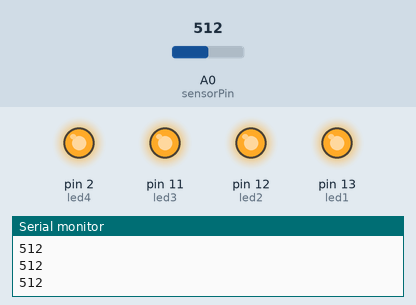
Simulated run of this sketch. Board: Arduino Uno, built with avr-gcc and run on an emulated ATmega328P. Parts: output pins drawn as LEDs (lit = HIGH), the last lines printed to the serial monitor. Inputs (shaded band) come from the test bench; at power-on: A0 (sensorPin) = 512.

Above: at 1.2 s.
1.3 s: A0 (sensorPin) set to 487
At 2.2 s:
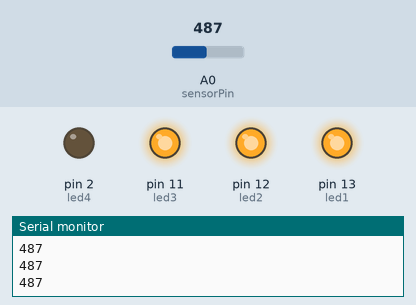
2.8 s: A0 (sensorPin) set to 412
4.3 s: A0 (sensorPin) set to 390
At 5.5 s:
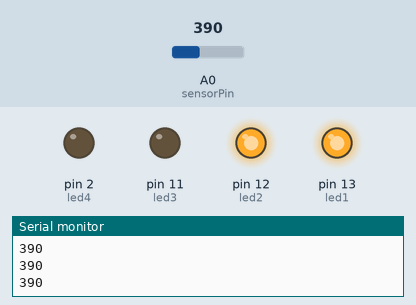
5.8 s: A0 (sensorPin) set to 310
7.3 s: A0 (sensorPin) set to 290
At 8.0 s:
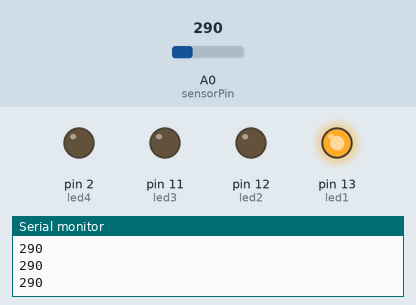
8.8 s: A0 (sensorPin) set to 306
At 9.2 s:
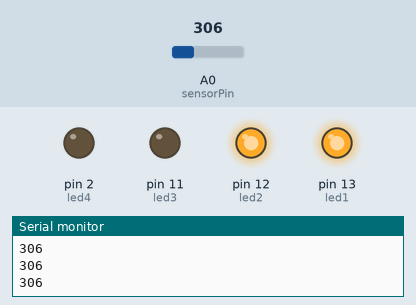
Timing chart, 0 to 11.3 s (numbered marks = the images above; inputs shaded):
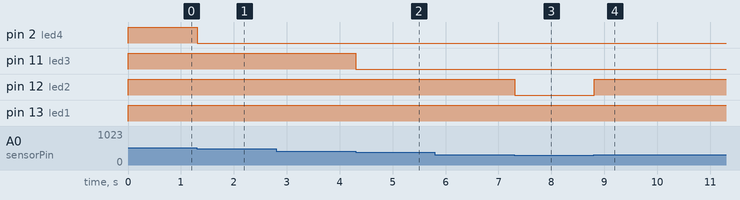

Measured:
- the behaviour switches between 501 and 500 on A0 (sensorPin) (found by bisection; images 0 and 1)
- the behaviour switches between 401 and 400 on A0 (sensorPin) (found by bisection; images 1 and 2)
- the behaviour switches between 301 and 300 on A0 (sensorPin) (found by bisection; images 2 and 3)
- after the input at 1.3 s, pin 2 (led4): HIGH → LOW at once
- after the input at 4.3 s, pin 11 (led3): HIGH → LOW at once
- after the input at 7.3 s, pin 12 (led2): HIGH → LOW at once
- after the input at 8.8 s, pin 12 (led2): LOW → HIGH at once

The sketch:

flex+led.ino
```cpp
// C++ code
//

int sensorPin = A0;
int led1 = 13;
int led2 = 12;
int led3 = 11;
int led4 = 2;
int sensorValue;

void setup()
{
  Serial.begin(9600);
  pinMode(led1, OUTPUT);
  pinMode(led2, OUTPUT);
  pinMode(led3, OUTPUT);
  pinMode(led4, OUTPUT);
}

void loop()
{
  sensorValue = analogRead(sensorPin);
  Serial.println(sensorValue);

  if(sensorValue > 500) {
  	digitalWrite(led1, HIGH);
    digitalWrite(led2, HIGH);
    digitalWrite(led3, HIGH);
    digitalWrite(led4, HIGH);
  } else if(sensorValue > 400) {
    digitalWrite(led1, HIGH);
    digitalWrite(led2, HIGH);
    digitalWrite(led3, HIGH);
    digitalWrite(led4, LOW);
  } else if(sensorValue > 300) {
    digitalWrite(led1, HIGH);
    digitalWrite(led2, HIGH);
    digitalWrite(led3, LOW);
    digitalWrite(led4, LOW);
  } else if(sensorValue > 200) {
    digitalWrite(led1, HIGH);
    digitalWrite(led2, LOW);
    digitalWrite(led3, LOW);
    digitalWrite(led4, LOW);
  } else {
    digitalWrite(led1, LOW);
    digitalWrite(led2, LOW);
    digitalWrite(led3, LOW);
    digitalWrite(led4, LOW);
  }
}
```
